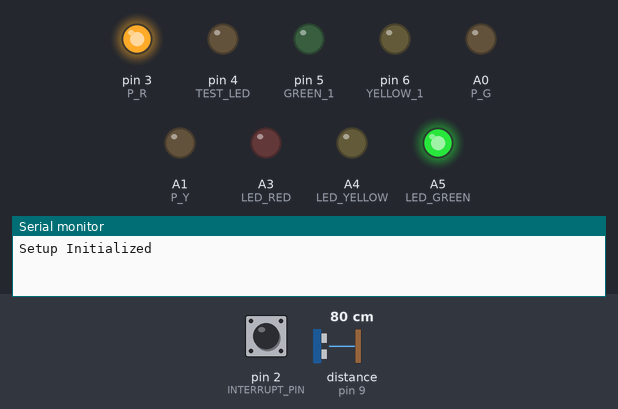
A sketch run on a simulated Arduino Uno, built with avr-gcc and run on an emulated ATmega328P. Parts: output pins drawn as LEDs (lit = HIGH), the last lines printed to the serial monitor. Dashed ring = blinking. The inputs (shaded band) are chosen by the test bench; at power-on: pin 2 (INTERRUPT_PIN) LOW, distance to the obstacle (sensor on pin 9) 80 cm. The echo pulse lasts 58.3 µs per cm; no radio packets arrive unless stated; pins used as bus, display or sensor lines are not drawn.

Above: at 1.7 s.
1.8 s: pin 2 (INTERRUPT_PIN) pulled HIGH for 0.15 s
At 2.1 s:
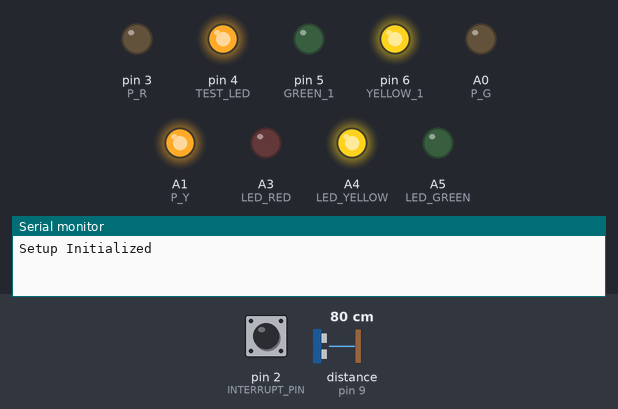
4.8 s: pin 2 (INTERRUPT_PIN) pulled HIGH for 1 s
At 5.98 s:
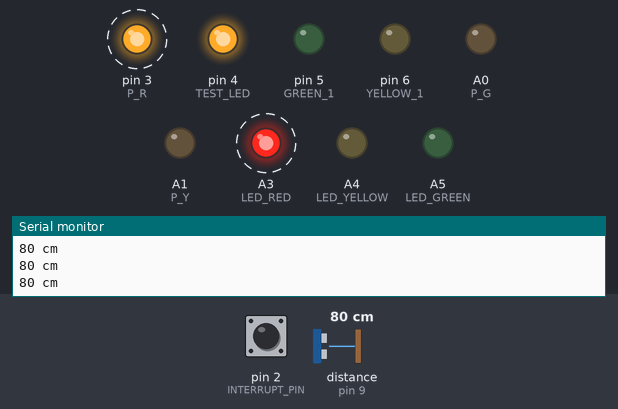
7.8 s: pin 2 (INTERRUPT_PIN) pulled HIGH for 3.2 s
At 8.15 s:
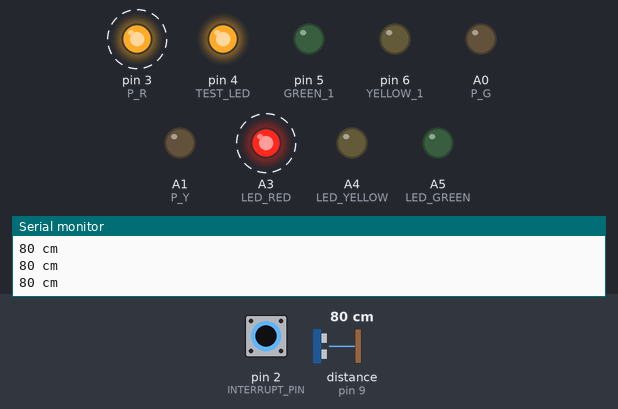
12.5 s: distance to the obstacle (sensor on pin 9) set to 2 cm
At 13.2 s:
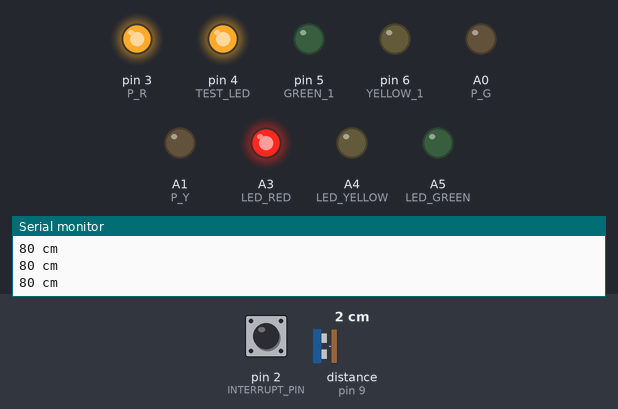
Timing chart, 0 to 15.5 s (numbered marks = the images above; inputs shaded):
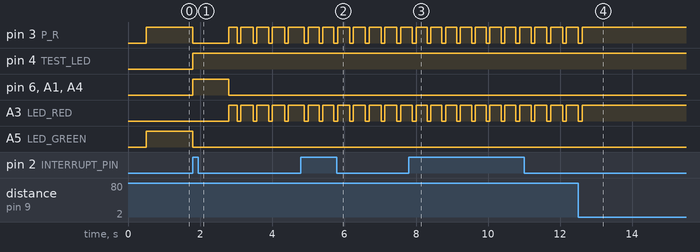

Measured:
- after the input at 1.8 s, pin 3 (P_R): goes LOW 1.0 s, HIGH 0.23 s, 3 × (LOW 0.10 s, HIGH 0.34 s), LOW 0.10 s, then HIGH, starting at once; pin 4 (TEST_LED): LOW → HIGH at once
- after the input at 4.8 s, pin 3 (P_R), A3 (LED_RED): alternates HIGH for 0.34 s and LOW for 0.10 s, starting after 0.10 s
- after the input at 7.8 s, pin 3 (P_R), A3 (LED_RED): alternates HIGH for 0.31 s and LOW for 0.10 s, starting after 0.10 s
- after the input at 12.5 s, pin 3 (P_R), A3 (LED_RED): goes on until 12.6 s, then stays HIGH

The sketch:

vers_1_1.ino
```cpp
/* Передает положение потенциометра через NRF24L01 с помощью Arduino
 *
 *  Соединение выводов
 *  CE   - A2
    MISO - 12
    MOSI - 11
    SCK  - 13
    CS   - 8
      //POT  - A7
*/
#define LED_RED    A3              // Порт 13, красный светодиод
#define LED_YELLOW A4             // Порт 12, желтый светодиод
#define LED_GREEN  A5              // Порт 11, зеленый светодиод

#define RED_1 7
#define YELLOW_1 6
#define GREEN_1 5

#define P_R 3
#define P_Y A1
#define P_G A0

const int echoPin = 9;                 //Порт 9, echoPin
const int trigPin = 10;                //Порт 10, trigPin
#define INTERRUPT_PIN 2
#define TEST_LED 4
const int TIMEOUT_RED = 3000;          // Время горения красного сетодиода
const int TIMEOUT_YEL = 1690;          // Время горения желтого светодиода
const int TIMEOUT_GREEN = 2000;        // Время горения зеленого светодиода

const int TIMEOUT_FLASH_GREEN = 500;      // Время мигания зеленого светодиода

int state_now = 0;

#define GO 0
#define GO_END 1
#define YELLOW 2
#define STOP 3
#define READY 4
#define EMERGENCY 5

#include <SPI.h>
#include "RF24.h"


RF24 myRadio (7, 8);

struct package
{
  int msg;
};
typedef struct package Package;
Package data;

byte addresses[][6] = {"0"};

void setup()
{
  pinMode(trigPin, OUTPUT);
  pinMode(echoPin, INPUT);

  // Все порты светодиодов будут у нас установлены в режим "внешняя нагрузка", OUTPUT
  pinMode(LED_RED, OUTPUT);
  pinMode(LED_YELLOW, OUTPUT);
  pinMode(LED_GREEN, OUTPUT);
  //
  pinMode(RED_1, OUTPUT);
  pinMode(YELLOW_1, OUTPUT);
  pinMode(GREEN_1, OUTPUT);
  //
  pinMode(P_R, OUTPUT);
  pinMode(P_Y, OUTPUT);
  pinMode(P_G, OUTPUT);
  //
  pinMode(TEST_LED, OUTPUT);
  // Устанавливаем начальное значение светодиодов
  digitalWrite(TEST_LED, LOW);
  digitalWrite(LED_RED, LOW);
  digitalWrite(LED_YELLOW, LOW);
  digitalWrite(LED_GREEN, LOW);
  //
  digitalWrite(P_R, LOW);
  digitalWrite(P_Y, LOW);
  digitalWrite(P_G, LOW);
  //
  digitalWrite(RED_1, LOW);
  digitalWrite(YELLOW_1, LOW);
  digitalWrite(GREEN_1, LOW);
  // INTERRUPT
  Serial.begin(9600);
  myRadio.begin();
  myRadio.setChannel(115);           // Диапазон 115 находится выше WIFI
  myRadio.setPALevel(RF24_PA_MIN);   // минимальная выходная мощность
  myRadio.setDataRate(RF24_250KBPS); // Минимальная скорость

  Serial.print("Setup Initialized");
  delay(500);
  attachInterrupt(0, interr_func, LOW);
}

volatile uint32_t debounce;
volatile int FLAG = 0;
void interr_func()
{
  if (millis() - debounce >= 100 && digitalRead(2)) {
    debounce = millis();
    FLAG = 1;
  }
}
void emergency_mode()
{
  digitalWrite(TEST_LED, HIGH);

  digitalWrite(LED_RED, LOW);
  digitalWrite(LED_YELLOW, HIGH);
  digitalWrite(LED_GREEN, LOW);

  digitalWrite(RED_1, LOW);
  digitalWrite(YELLOW_1, HIGH);
  digitalWrite(GREEN_1, LOW);

  digitalWrite(P_R, LOW);
  digitalWrite(P_Y, HIGH);
  digitalWrite(P_G, LOW);

  delay(1000);

  digitalWrite(P_Y, LOW);
  digitalWrite(YELLOW_1, LOW);
  digitalWrite(LED_YELLOW, LOW);

  digitalWrite(LED_RED, HIGH);
  digitalWrite(RED_1, HIGH);
  digitalWrite(P_R, HIGH);


  while(distance() >= 15\
  )
  {
    blink_dist(distance());
  }
  delay(5000);
  digitalWrite(TEST_LED, LOW);
  state_now = YELLOW;
  FLAG = 0;
}


void loop()
{
  switch(state_now)
  {
    case GO:
      digitalWrite(LED_YELLOW, LOW);
      digitalWrite(LED_RED, LOW);
      digitalWrite(LED_GREEN, HIGH);
      //
      digitalWrite(P_R, HIGH);
      digitalWrite(P_Y, LOW);
      digitalWrite(P_G, LOW);
      //
      digitalWrite(RED_1, HIGH);
      digitalWrite(YELLOW_1, LOW);
      digitalWrite(GREEN_1, LOW);
      if(my_delay(TIMEOUT_GREEN)==1) // Ждем
      {
        state_now = READY;
        break;
      }
      state_now = GO_END;

      break;

    case GO_END:
      for (int i = 0; i < 3; i++)
      {
        digitalWrite(LED_GREEN, LOW);

        if(my_delay(TIMEOUT_FLASH_GREEN)==1)
        {
        state_now = READY;
        break;
        }
        digitalWrite(LED_GREEN, HIGH);
        if(my_delay(TIMEOUT_FLASH_GREEN)==1)
        {
        state_now = READY;
        break;
        }

        digitalWrite(RED_1, HIGH);
        digitalWrite(YELLOW_1, LOW);
        digitalWrite(GREEN_1, LOW);
        //
        digitalWrite(P_R, HIGH);
        digitalWrite(P_Y, LOW);
        digitalWrite(P_G, LOW);
      }
      state_now = YELLOW;
      break;

    case YELLOW:
      digitalWrite(LED_GREEN, LOW);
      digitalWrite(LED_YELLOW, HIGH);
      //
      digitalWrite(RED_1, LOW);
      digitalWrite(YELLOW_1, HIGH);
      digitalWrite(GREEN_1, LOW);
      //
      digitalWrite(P_R, LOW);
      digitalWrite(P_Y, HIGH);
      digitalWrite(P_G, LOW);
      //
      if(my_delay(TIMEOUT_YEL)==1)
      {
        state_now = READY;
        break;
      }

      state_now = STOP;
      break;

    case STOP:
      digitalWrite(LED_YELLOW, LOW);
      digitalWrite(LED_RED, HIGH);
      //
      digitalWrite(RED_1, LOW);
      digitalWrite(YELLOW_1, LOW);
      digitalWrite(GREEN_1, HIGH);
      //
      if(my_delay(750)==1) // Ждем
      {
        state_now = READY;
        break;
      }

      digitalWrite(P_R, LOW);
      digitalWrite(P_Y, LOW);
      digitalWrite(P_G, HIGH);

      if(my_delay(TIMEOUT_GREEN-750)==1) // Ждем
      {
        state_now = READY;
        break;
      }
      for (int i = 0; i < 3; i++)
      {
        digitalWrite(GREEN_1, LOW);
        digitalWrite(P_G, LOW);
        if(my_delay(TIMEOUT_FLASH_GREEN)==1)
        {
        state_now = READY;
        break;
        }
        digitalWrite(GREEN_1, HIGH);
        digitalWrite(P_G, HIGH);
        if(my_delay(TIMEOUT_FLASH_GREEN)==1)
        {
        state_now = READY;
        break;
        }


      }
      state_now = READY;
      break;

    case READY:

        digitalWrite(LED_YELLOW, HIGH);

        digitalWrite(YELLOW_1, HIGH);
        digitalWrite(GREEN_1, LOW);
        digitalWrite(P_R, LOW);
        digitalWrite(P_Y, HIGH);
        digitalWrite(P_G, LOW);
        if(my_delay(TIMEOUT_YEL)==1)
        {
          state_now = READY;
          break;
        }


      state_now = GO;
      break;

    default:
      break;
  }
}
int my_delay(int t)
{
  int a = 0;
  while(a != t)
  {
    delay(1);
    a++;
    ReadData();
    if(FLAG==1)
    {
      emergency_mode();
      return 1;
    }
  }
}
int distance()
{
  int duration, cm;
  digitalWrite(trigPin, LOW);
  delayMicroseconds(2);
  digitalWrite(trigPin, HIGH);
  delayMicroseconds(10);
  digitalWrite(trigPin, LOW);
  duration = pulseIn(echoPin, HIGH);
  cm = duration / 58;
  Serial.print(cm);
  Serial.println(" cm");
  delay(100);
  return cm;
}
void ReadData()
{
  myRadio.openReadingPipe(1, 0xF0F0F0F0AA); // Какой канал считывать, 40-разрядный адрес
  myRadio.startListening();                 // Остановить передачу и начать прием

  if ( myRadio.available())
  {
    while (myRadio.available())
    {
      myRadio.read(&data, sizeof(data));
    }
    Serial.print("\nReceived:");
    Serial.println(data.msg);
  }
}
void blink_dist(int duration)
{
  if(duration >=40) duration = 40;
  int f = map(duration, 15, 40, 15, 5);
  int t = 1000/(2*f);
  digitalWrite(P_R, LOW);
  digitalWrite(RED_1, LOW);
  digitalWrite(LED_RED, LOW);
  delay(t);
  digitalWrite(P_R, HIGH);
  digitalWrite(RED_1, HIGH);
  digitalWrite(LED_RED, HIGH);
  delay(t);
}
void WriteData()
{
  myRadio.stopListening();              //Остановить прием и начать передачу
  myRadio.openWritingPipe(0xF0F0F0F066);//Отправить данные на этот 40-разрядный адрес
  myRadio.write(&data, sizeof(data));
  Serial.print("\nSent:");
  Serial.println(data.msg);
  delay(300);
}
```
